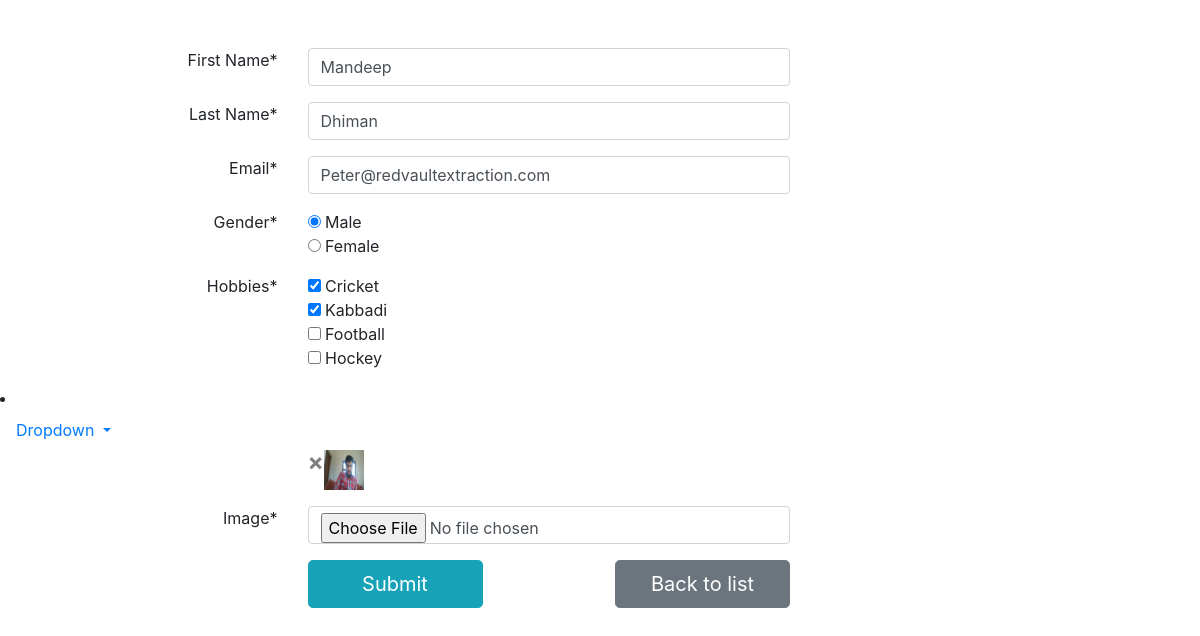
The app's page /employee/2/ with its own data.
### employee_register/models.py (models this page shows, shortened)
class User(AbstractBaseUser,PermissionsMixin):
    first_name = models.CharField(_('first_name'),max_length=255)
    last_name = models.CharField(_('last_name'),max_length=255)
    email = models.EmailField(_('email'),unique=True)
    gender = models.CharField(max_length=25,default="",blank=True)
    Hobbies = MultiSelectField(max_length=100)
    img = models.ImageField(upload_to='profilepic/', null=True, blank=True)
    country = models.CharField(max_length=255,default="",blank=True)
    is_staff = models.BooleanField(default=False, help_text='Designates whether the user can log into this admin site.')
    is_active = models.BooleanField(default=True,
                                    help_text='Designates whether this user should be treated as active.\
                                                 Unselect this instead of deleting accounts.')
    date_joined = models.DateTimeField(_('date joined'), default=timezone.now)
    USERNAME_FIELD = 'email'
    objects = CustomUserManager()

### employee_register/views.py (the view, shortened to what this page needs)
# urls.py: path('<int:id>/',employee_update,name='employee_update'),
def employee_update(request,id):
    employee = User.objects.get(pk=id)
    print(employee.Hobbies)
    return render(request, "register.html",{'employee':employee})

### employee_register/templates/register.html (shortened to what this page needs)
<!DOCTYPE html>
<html lang="en">
<head>
    <link rel="stylesheet" href="https://cdn.jsdelivr.net/npm/bootstrap@4.5.3/dist/css/bootstrap.min.css">
</head>
<body>
<form class="basicinfofrm" id="basicinfoform" action="" method="post" enctype="multipart/form-data" novalidate>
                  <div class="basicinfofrminner clearfix">
                    <div class="right basicinforight">
                      <div class="cmn_field clearfix"><br><br>
                          <div class="row form-group">
                              <div class="col-md-3" align="right">
                                  <label>First Name<span>*</span></label>
                              </div>
                              <div class="col-md-5">
                                   <input onkeyup="myFunction()" class="form-control" type="text" name="first_name" id = "first"
                                   {% if employee.first_name != None %}value="{{ employee.first_name|stringformat:'s' }}"{% endif %}
                                   >
                              </div>
                          </div>
                          <div class="row form-group">
                              <div class="col-md-3" align="right">
                                  <label>Last Name<span>*</span></label>
                              </div>
                              <div class="col-md-5">
                                   <input onkeyup="myFunction()" class="form-control" type="text" value = "{{employee.last_name}}" name="last_name"id="last">
                              </div>
                          </div>
                          <div class="row form-group">
                              <div class="col-md-3" align="right">
                                  <label>Email<span>*</span></label>
                              </div>
                              <div class="col-md-5">
                                   <input onkeyup="myFunction()" autocomplete="off" class="form-control" type="text" value = "{{employee.email}}" name="email" id="email">
                              </div>
                          </div>
                          <div class="row form-group">
                              <div class="col-md-3" align="right">
                                  <label>Gender<span>*</span></label>
                              </div>
                              <div class="col-md-5">
                                  <input type="radio" id="male" name="gender" value="1" {% if employee.gender == '1' %} checked {% endif %}> Male<br>
                                  <input type="radio" id="female" name="gender" value="0"{% if employee.gender == '0' %} checked {% endif %}> Female<br>
                              </div>
                          </div>
                          <div class="row form-group">
                              <div class="col-md-3" align="right">
                                  <label>Hobbies<span>*</span></label>
                              </div>
                              <div class="col-md-5">
                                  <input type="checkbox" id="vehicle1" name="Hobbies" value="1" {% if '1' in employee.Hobbies %} checked {% endif %}> Cricket<br>
                                  <input type="checkbox" id="vehicle2" name="Hobbies" value="2"{% if '2' in employee.Hobbies %} checked {% endif %}> Kabbadi<br>
                                  <input type="checkbox" id="vehicle3" name="Hobbies" value="3"{% if '3' in employee.Hobbies %} checked {% endif %}> Football<br>
                                  <input type="checkbox" id="vehicle4" name="Hobbies" value="4"{% if '4' in employee.Hobbies %} checked {% endif %}> Hockey<br>
                              </div>
                          </div>
                          <li class="nav-item dropdown">
                              <a class="nav-link dropdown-toggle" href="#" id="navbarDropdown" role="button" data-bs-toggle="dropdown" aria-expanded="false">
                                  Dropdown
                              </a>
                          <div class="row form-group">
                              <div class="col-md-3" align="right">
                              </div>
                              <div class="col-md-5">
                                  {% if employee %}
                                   {% if employee.img != '' %}
                                  <a href="{% url 'remove' employee.id %}"><span style="float:left;"  class="close">&times;</span></a>
                                   <img  src ="{{ employee.img.url}}" width = "40px" height="40px"/><br/>
                                   {% endif %}
                                  {% endif %}
                              </div>
                          </div>
                          <div class="row form-group">
                              <div class="col-md-3" align="right">
                                  <label>Image<span>*</span></label>
                              </div>
                              <div class="col-md-5">
                                   <input class="form-control" type="file" name="image"id="img">
                              </div>
                          </div>
                          <div class="row form-group">
                              <div class="col-md-3" align="right">
                              </div>
                              <div class="col-md-2">
                                  <button type="submit" class="btn btn-info btn-block btn-lg">Submit</button>
                              </div><div class="col-md-1"></div>
                              <div class="col-md-2">
                                     <a href="{% url 'employee_list' %}" class="btn btn-secondary btn-block btn-lg">
                                          Back to list
                                     </a>
                              </div>
                          </div>
                      </div>
                    </div>
                  </div>
                </form>
</body>
</html>

### records on screen
User: first_name "Mandeep", last_name "Dhiman", email "Peter@redvaultextraction.com", gender "☑", Hobbies "☑", img (picture)
